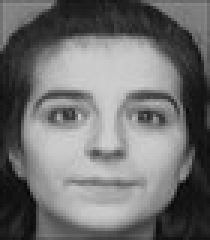
#> input picture ORL2/100_10.jpg, 70 x 80 px (shown 3 times larger); its folder holds 4 pictures in this run
$ python Main.py
#> lines starting #> are read from the running program, lines starting #| are printed output that depends on the picture
from PIL import Image
from numpy import asarray
from sklearn.model_selection import train_test_split
import os

from PCA import PCAEigenFace


class Person:
    id_person = None
    label = None
    data = None

    def __init__(self, id_person, label, data):
        self.id_person = id_person
        self.label = label
        self.data = data


def loadPersons(dir):
#> called with dir = './ORL2'
    persons = []
    labels = []
    for filename in os.listdir(dir):
        if filename.endswith('.jpg'):
            id_label = filename.split("_")
            labels.append(id_label[1])
            grayImage = Image.open(dir + "/" + filename).convert("L")
#> grayImage is the input picture: PIL image 70x80 L; min 6, max 207, mean 113
            image_array = asarray(grayImage.resize((80, 80)))
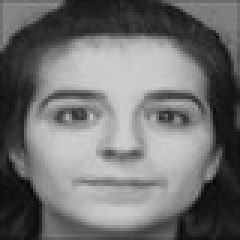
#> image_array: shape (80, 80) (shown 3 times larger); min 6, max 207, mean 113
            person = Person(id_label[0], id_label[1], image_array.transpose().reshape((-1)))
#> in __init__, `self.data = data`: self.data = 6400 values, max 207 at index 2046, min 6 at index 864, mean 113
            persons.append(person)
#> pass 2 of the loop in loadPersons, `for filename in os.listdir(dir):`:
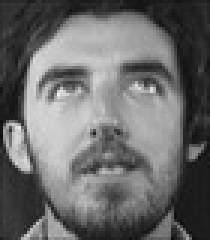
#> input picture ORL2/105_11.jpg, 70 x 80 px (shown 3 times larger)
#> in loadPersons, grayImage is the input picture: PIL image 70x80 L; min 10, max 242, mean 106.3
#> in loadPersons, `image_array = asarray(grayImage.resize((80, 80)))`:
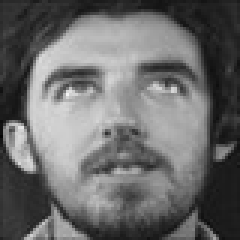
#> image_array: shape (80, 80) (shown 3 times larger); min 6, max 244, mean 106.3
#> pass 3 of the loop in loadPersons, `for filename in os.listdir(dir):`:
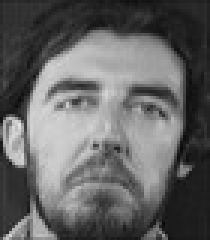
#> input picture ORL2/107_11.jpg, 70 x 80 px (shown 3 times larger)
#> in loadPersons, grayImage is the input picture: PIL image 70x80 L; min 8, max 228, mean 100.1
#> in loadPersons, `image_array = asarray(grayImage.resize((80, 80)))`:
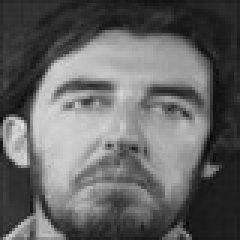
#> image_array: shape (80, 80) (shown 3 times larger); min 7, max 226, mean 100.1
#> the loop made 4 passes; the first 3 are shown
    return persons, labels


def main():
    persons, labels = loadPersons("./ORL2")
    # TODO Adicionar imagens minhas
#> (the run stopped early here; a loop or call above may not have finished)
